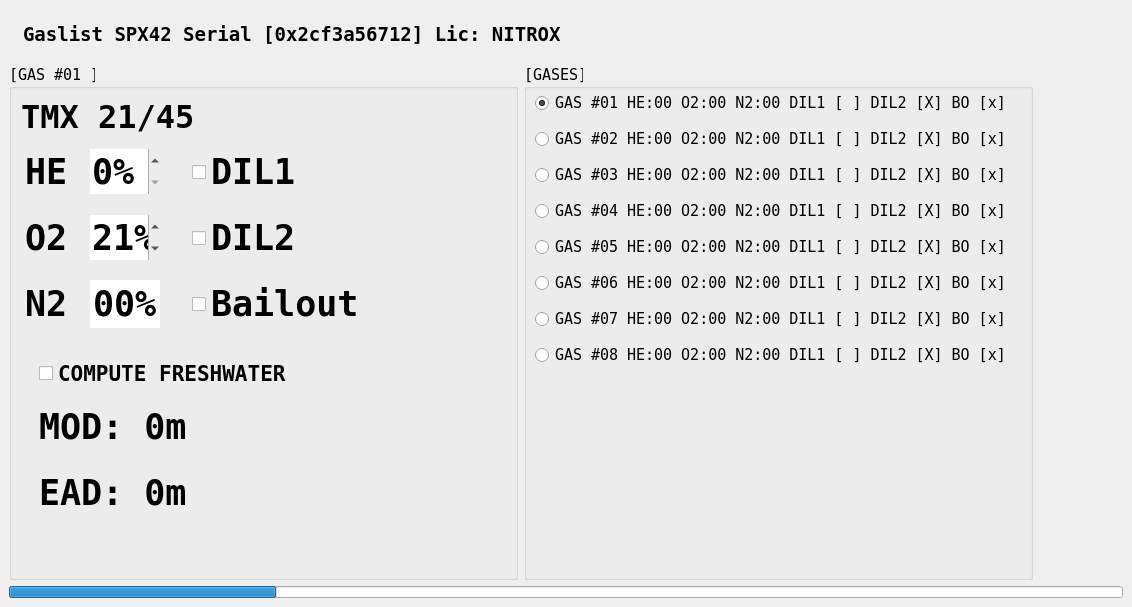
<?xml version="1.0" encoding="UTF-8"?>
<ui version="4.0">
 <class>GasForm</class>
 <widget class="QWidget" name="GasForm">
  <property name="geometry">
   <rect>
    <x>0</x>
    <y>0</y>
    <width>1132</width>
    <height>607</height>
   </rect>
  </property>
  <property name="font">
   <font>
    <family>DejaVu Sans Mono</family>
    <pointsize>11</pointsize>
   </font>
  </property>
  <property name="windowTitle">
   <string>Form</string>
  </property>
  <property name="locale">
   <locale language="English" country="UnitedStates"/>
  </property>
  <layout class="QVBoxLayout" name="verticalLayout">
   <property name="spacing">
    <number>6</number>
   </property>
   <property name="leftMargin">
    <number>9</number>
   </property>
   <property name="topMargin">
    <number>9</number>
   </property>
   <property name="rightMargin">
    <number>9</number>
   </property>
   <property name="bottomMargin">
    <number>9</number>
   </property>
   <item>
    <widget class="QWidget" name="HeaderWidget" native="true">
     <property name="minimumSize">
      <size>
       <width>800</width>
       <height>50</height>
      </size>
     </property>
     <property name="maximumSize">
      <size>
       <width>1024</width>
       <height>50</height>
      </size>
     </property>
     <layout class="QHBoxLayout" name="horizontalLayout_01">
      <property name="spacing">
       <number>0</number>
      </property>
      <property name="leftMargin">
       <number>0</number>
      </property>
      <property name="topMargin">
       <number>0</number>
      </property>
      <property name="rightMargin">
       <number>0</number>
      </property>
      <property name="bottomMargin">
       <number>0</number>
      </property>
      <item>
       <spacer name="horizontalSpacer">
        <property name="orientation">
         <enum>Qt::Horizontal</enum>
        </property>
        <property name="sizeType">
         <enum>QSizePolicy::Fixed</enum>
        </property>
        <property name="sizeHint" stdset="0">
         <size>
          <width>14</width>
          <height>20</height>
         </size>
        </property>
       </spacer>
      </item>
      <item>
       <widget class="QLabel" name="tabHeaderLabel">
        <property name="font">
         <font>
          <pointsize>14</pointsize>
          <weight>75</weight>
          <bold>true</bold>
         </font>
        </property>
        <property name="text">
         <string>Gaslist SPX42 Serial [0x2cf3a56712] Lic: NITROX</string>
        </property>
       </widget>
      </item>
      <item>
       <spacer name="horizontalSpacer_2">
        <property name="orientation">
         <enum>Qt::Horizontal</enum>
        </property>
        <property name="sizeHint" stdset="0">
         <size>
          <width>40</width>
          <height>20</height>
         </size>
        </property>
       </spacer>
      </item>
     </layout>
    </widget>
   </item>
   <item>
    <widget class="QWidget" name="gasGroupWidgetwidget" native="true">
     <property name="sizePolicy">
      <sizepolicy hsizetype="Maximum" vsizetype="Expanding">
       <horstretch>0</horstretch>
       <verstretch>0</verstretch>
      </sizepolicy>
     </property>
     <property name="maximumSize">
      <size>
       <width>1024</width>
       <height>16777215</height>
      </size>
     </property>
     <property name="font">
      <font>
       <stylestrategy>PreferAntialias</stylestrategy>
      </font>
     </property>
     <layout class="QHBoxLayout" name="horizontalLayout_4">
      <property name="leftMargin">
       <number>0</number>
      </property>
      <property name="topMargin">
       <number>0</number>
      </property>
      <property name="rightMargin">
       <number>0</number>
      </property>
      <property name="bottomMargin">
       <number>0</number>
      </property>
      <item>
       <widget class="QGroupBox" name="currGasGroupBox">
        <property name="sizePolicy">
         <sizepolicy hsizetype="Expanding" vsizetype="Maximum">
          <horstretch>0</horstretch>
          <verstretch>0</verstretch>
         </sizepolicy>
        </property>
        <property name="minimumSize">
         <size>
          <width>420</width>
          <height>280</height>
         </size>
        </property>
        <property name="maximumSize">
         <size>
          <width>1024</width>
          <height>65535</height>
         </size>
        </property>
        <property name="font">
         <font>
          <stylestrategy>PreferAntialias</stylestrategy>
         </font>
        </property>
        <property name="statusTip">
         <string>gas propertys...</string>
        </property>
        <property name="title">
         <string>[GAS #01 ]</string>
        </property>
        <property name="alignment">
         <set>Qt::AlignLeading|Qt::AlignLeft|Qt::AlignTop</set>
        </property>
        <property name="flat">
         <bool>false</bool>
        </property>
        <layout class="QVBoxLayout" name="verticalLayout_2">
         <item>
          <widget class="QLabel" name="currNameLabel">
           <property name="minimumSize">
            <size>
             <width>80</width>
             <height>0</height>
            </size>
           </property>
           <property name="maximumSize">
            <size>
             <width>65535</width>
             <height>60</height>
            </size>
           </property>
           <property name="font">
            <font>
             <pointsize>24</pointsize>
             <weight>75</weight>
             <bold>true</bold>
            </font>
           </property>
           <property name="text">
            <string>TMX 21/45</string>
           </property>
           <property name="textFormat">
            <enum>Qt::PlainText</enum>
           </property>
           <property name="alignment">
            <set>Qt::AlignLeading|Qt::AlignLeft|Qt::AlignVCenter</set>
           </property>
          </widget>
         </item>
         <item>
          <widget class="QWidget" name="lineOneWidget" native="true">
           <property name="sizePolicy">
            <sizepolicy hsizetype="MinimumExpanding" vsizetype="Minimum">
             <horstretch>0</horstretch>
             <verstretch>0</verstretch>
            </sizepolicy>
           </property>
           <property name="minimumSize">
            <size>
             <width>0</width>
             <height>60</height>
            </size>
           </property>
           <property name="maximumSize">
            <size>
             <width>1024</width>
             <height>65</height>
            </size>
           </property>
           <layout class="QHBoxLayout" name="horizontalLayout">
            <property name="spacing">
             <number>8</number>
            </property>
            <property name="leftMargin">
             <number>4</number>
            </property>
            <property name="topMargin">
             <number>4</number>
            </property>
            <property name="rightMargin">
             <number>4</number>
            </property>
            <property name="bottomMargin">
             <number>4</number>
            </property>
            <item>
             <widget class="QLabel" name="currHELabel">
              <property name="sizePolicy">
               <sizepolicy hsizetype="Fixed" vsizetype="Preferred">
                <horstretch>0</horstretch>
                <verstretch>0</verstretch>
               </sizepolicy>
              </property>
              <property name="minimumSize">
               <size>
                <width>45</width>
                <height>0</height>
               </size>
              </property>
              <property name="maximumSize">
               <size>
                <width>45</width>
                <height>16777215</height>
               </size>
              </property>
              <property name="font">
               <font>
                <pointsize>26</pointsize>
                <weight>75</weight>
                <bold>true</bold>
               </font>
              </property>
              <property name="text">
               <string>HE</string>
              </property>
             </widget>
            </item>
            <item>
             <spacer name="horizontalSpacer_5">
              <property name="orientation">
               <enum>Qt::Horizontal</enum>
              </property>
              <property name="sizeType">
               <enum>QSizePolicy::Fixed</enum>
              </property>
              <property name="sizeHint" stdset="0">
               <size>
                <width>12</width>
                <height>20</height>
               </size>
              </property>
             </spacer>
            </item>
            <item>
             <widget class="QSpinBox" name="currHESpinBox">
              <property name="sizePolicy">
               <sizepolicy hsizetype="Fixed" vsizetype="Fixed">
                <horstretch>0</horstretch>
                <verstretch>0</verstretch>
               </sizepolicy>
              </property>
              <property name="minimumSize">
               <size>
                <width>70</width>
                <height>0</height>
               </size>
              </property>
              <property name="maximumSize">
               <size>
                <width>70</width>
                <height>16777215</height>
               </size>
              </property>
              <property name="font">
               <font>
                <pointsize>26</pointsize>
                <weight>75</weight>
                <bold>true</bold>
                <kerning>false</kerning>
               </font>
              </property>
              <property name="cursor">
               <cursorShape>ArrowCursor</cursorShape>
              </property>
              <property name="toolTip">
               <string>helium percent value...</string>
              </property>
              <property name="statusTip">
               <string>helium quantity (noticed license)...</string>
              </property>
              <property name="frame">
               <bool>false</bool>
              </property>
              <property name="buttonSymbols">
               <enum>QAbstractSpinBox::UpDownArrows</enum>
              </property>
              <property name="accelerated">
               <bool>true</bool>
              </property>
              <property name="suffix">
               <string>%</string>
              </property>
              <property name="prefix">
               <string/>
              </property>
             </widget>
            </item>
            <item>
             <spacer name="horizontalSpacer_4">
              <property name="orientation">
               <enum>Qt::Horizontal</enum>
              </property>
              <property name="sizeType">
               <enum>QSizePolicy::Fixed</enum>
              </property>
              <property name="sizeHint" stdset="0">
               <size>
                <width>24</width>
                <height>20</height>
               </size>
              </property>
             </spacer>
            </item>
            <item>
             <widget class="QCheckBox" name="currdil01CheckBox">
              <property name="sizePolicy">
               <sizepolicy hsizetype="Maximum" vsizetype="Fixed">
                <horstretch>0</horstretch>
                <verstretch>0</verstretch>
               </sizepolicy>
              </property>
              <property name="minimumSize">
               <size>
                <width>180</width>
                <height>0</height>
               </size>
              </property>
              <property name="font">
               <font>
                <pointsize>26</pointsize>
                <weight>75</weight>
                <bold>true</bold>
               </font>
              </property>
              <property name="statusTip">
               <string>diluent #1...</string>
              </property>
              <property name="text">
               <string>DIL1</string>
              </property>
             </widget>
            </item>
            <item>
             <spacer name="horizontalSpacer_3">
              <property name="orientation">
               <enum>Qt::Horizontal</enum>
              </property>
              <property name="sizeHint" stdset="0">
               <size>
                <width>104</width>
                <height>20</height>
               </size>
              </property>
             </spacer>
            </item>
           </layout>
          </widget>
         </item>
         <item>
          <widget class="QWidget" name="lineTwoWidget" native="true">
           <property name="sizePolicy">
            <sizepolicy hsizetype="MinimumExpanding" vsizetype="Minimum">
             <horstretch>0</horstretch>
             <verstretch>0</verstretch>
            </sizepolicy>
           </property>
           <property name="minimumSize">
            <size>
             <width>0</width>
             <height>60</height>
            </size>
           </property>
           <property name="maximumSize">
            <size>
             <width>1024</width>
             <height>65</height>
            </size>
           </property>
           <layout class="QHBoxLayout" name="horizontalLayout_3">
            <property name="spacing">
             <number>8</number>
            </property>
            <property name="leftMargin">
             <number>4</number>
            </property>
            <property name="topMargin">
             <number>4</number>
            </property>
            <property name="rightMargin">
             <number>4</number>
            </property>
            <property name="bottomMargin">
             <number>4</number>
            </property>
            <item>
             <widget class="QLabel" name="currO2Label">
              <property name="sizePolicy">
               <sizepolicy hsizetype="Fixed" vsizetype="Preferred">
                <horstretch>0</horstretch>
                <verstretch>0</verstretch>
               </sizepolicy>
              </property>
              <property name="minimumSize">
               <size>
                <width>45</width>
                <height>0</height>
               </size>
              </property>
              <property name="maximumSize">
               <size>
                <width>45</width>
                <height>16777215</height>
               </size>
              </property>
              <property name="font">
               <font>
                <pointsize>26</pointsize>
                <weight>75</weight>
                <bold>true</bold>
               </font>
              </property>
              <property name="text">
               <string>O2</string>
              </property>
             </widget>
            </item>
            <item>
             <spacer name="horizontalSpacer_6">
              <property name="orientation">
               <enum>Qt::Horizontal</enum>
              </property>
              <property name="sizeType">
               <enum>QSizePolicy::Fixed</enum>
              </property>
              <property name="sizeHint" stdset="0">
               <size>
                <width>12</width>
                <height>20</height>
               </size>
              </property>
             </spacer>
            </item>
            <item>
             <widget class="QSpinBox" name="currO2spinBox">
              <property name="sizePolicy">
               <sizepolicy hsizetype="Fixed" vsizetype="Fixed">
                <horstretch>0</horstretch>
                <verstretch>0</verstretch>
               </sizepolicy>
              </property>
              <property name="minimumSize">
               <size>
                <width>70</width>
                <height>0</height>
               </size>
              </property>
              <property name="maximumSize">
               <size>
                <width>70</width>
                <height>16777215</height>
               </size>
              </property>
              <property name="font">
               <font>
                <pointsize>26</pointsize>
                <weight>75</weight>
                <bold>true</bold>
                <kerning>false</kerning>
               </font>
              </property>
              <property name="cursor">
               <cursorShape>ArrowCursor</cursorShape>
              </property>
              <property name="toolTip">
               <string>oxigen percent value...</string>
              </property>
              <property name="statusTip">
               <string>oxygen quantity (noticed license)...</string>
              </property>
              <property name="frame">
               <bool>false</bool>
              </property>
              <property name="buttonSymbols">
               <enum>QAbstractSpinBox::UpDownArrows</enum>
              </property>
              <property name="accelerated">
               <bool>true</bool>
              </property>
              <property name="suffix">
               <string>%</string>
              </property>
              <property name="prefix">
               <string/>
              </property>
              <property name="maximum">
               <number>100</number>
              </property>
              <property name="value">
               <number>21</number>
              </property>
             </widget>
            </item>
            <item>
             <spacer name="horizontalSpacer_8">
              <property name="orientation">
               <enum>Qt::Horizontal</enum>
              </property>
              <property name="sizeType">
               <enum>QSizePolicy::Fixed</enum>
              </property>
              <property name="sizeHint" stdset="0">
               <size>
                <width>24</width>
                <height>20</height>
               </size>
              </property>
             </spacer>
            </item>
            <item>
             <widget class="QCheckBox" name="currdil02CheckBox">
              <property name="sizePolicy">
               <sizepolicy hsizetype="Maximum" vsizetype="Fixed">
                <horstretch>0</horstretch>
                <verstretch>0</verstretch>
               </sizepolicy>
              </property>
              <property name="minimumSize">
               <size>
                <width>180</width>
                <height>0</height>
               </size>
              </property>
              <property name="font">
               <font>
                <pointsize>26</pointsize>
                <weight>75</weight>
                <bold>true</bold>
               </font>
              </property>
              <property name="statusTip">
               <string>diluent #2...</string>
              </property>
              <property name="text">
               <string>DIL2</string>
              </property>
             </widget>
            </item>
            <item>
             <spacer name="horizontalSpacer_10">
              <property name="orientation">
               <enum>Qt::Horizontal</enum>
              </property>
              <property name="sizeType">
               <enum>QSizePolicy::Expanding</enum>
              </property>
              <property name="sizeHint" stdset="0">
               <size>
                <width>104</width>
                <height>20</height>
               </size>
              </property>
             </spacer>
            </item>
           </layout>
          </widget>
         </item>
         <item>
          <widget class="QWidget" name="lineThreeWidget" native="true">
           <property name="sizePolicy">
            <sizepolicy hsizetype="MinimumExpanding" vsizetype="Minimum">
             <horstretch>0</horstretch>
             <verstretch>0</verstretch>
            </sizepolicy>
           </property>
           <property name="minimumSize">
            <size>
             <width>0</width>
             <height>60</height>
            </size>
           </property>
           <property name="maximumSize">
            <size>
             <width>1024</width>
             <height>65</height>
            </size>
           </property>
           <layout class="QHBoxLayout" name="horizontalLayout_2">
            <property name="spacing">
             <number>8</number>
            </property>
            <property name="leftMargin">
             <number>4</number>
            </property>
            <property name="topMargin">
             <number>4</number>
            </property>
            <property name="rightMargin">
             <number>4</number>
            </property>
            <property name="bottomMargin">
             <number>4</number>
            </property>
            <item>
             <widget class="QLabel" name="currN2Label">
              <property name="sizePolicy">
               <sizepolicy hsizetype="Fixed" vsizetype="Preferred">
                <horstretch>0</horstretch>
                <verstretch>0</verstretch>
               </sizepolicy>
              </property>
              <property name="minimumSize">
               <size>
                <width>45</width>
                <height>0</height>
               </size>
              </property>
              <property name="maximumSize">
               <size>
                <width>45</width>
                <height>16777215</height>
               </size>
              </property>
              <property name="font">
               <font>
                <pointsize>26</pointsize>
                <weight>75</weight>
                <bold>true</bold>
               </font>
              </property>
              <property name="text">
               <string>N2</string>
              </property>
             </widget>
            </item>
            <item>
             <spacer name="horizontalSpacer_11">
              <property name="orientation">
               <enum>Qt::Horizontal</enum>
              </property>
              <property name="sizeType">
               <enum>QSizePolicy::Fixed</enum>
              </property>
              <property name="sizeHint" stdset="0">
               <size>
                <width>12</width>
                <height>20</height>
               </size>
              </property>
             </spacer>
            </item>
            <item>
             <widget class="QLineEdit" name="currN2LineEdit">
              <property name="sizePolicy">
               <sizepolicy hsizetype="Fixed" vsizetype="Fixed">
                <horstretch>0</horstretch>
                <verstretch>0</verstretch>
               </sizepolicy>
              </property>
              <property name="minimumSize">
               <size>
                <width>70</width>
                <height>0</height>
               </size>
              </property>
              <property name="maximumSize">
               <size>
                <width>70</width>
                <height>16777215</height>
               </size>
              </property>
              <property name="font">
               <font>
                <pointsize>26</pointsize>
                <weight>75</weight>
                <bold>true</bold>
                <kerning>false</kerning>
               </font>
              </property>
              <property name="cursor">
               <cursorShape>ArrowCursor</cursorShape>
              </property>
              <property name="toolTip">
               <string>result nitrogen value...</string>
              </property>
              <property name="statusTip">
               <string>nitrogen quantity (computed value)...</string>
              </property>
              <property name="inputMask">
               <string>00%</string>
              </property>
              <property name="text">
               <string>00%</string>
              </property>
              <property name="maxLength">
               <number>3</number>
              </property>
              <property name="frame">
               <bool>false</bool>
              </property>
              <property name="alignment">
               <set>Qt::AlignRight|Qt::AlignTrailing|Qt::AlignVCenter</set>
              </property>
              <property name="readOnly">
               <bool>true</bool>
              </property>
              <property name="placeholderText">
               <string>00%</string>
              </property>
             </widget>
            </item>
            <item>
             <spacer name="horizontalSpacer_9">
              <property name="orientation">
               <enum>Qt::Horizontal</enum>
              </property>
              <property name="sizeType">
               <enum>QSizePolicy::Fixed</enum>
              </property>
              <property name="sizeHint" stdset="0">
               <size>
                <width>24</width>
                <height>20</height>
               </size>
              </property>
             </spacer>
            </item>
            <item>
             <widget class="QCheckBox" name="currbailoutCheckBox">
              <property name="sizePolicy">
               <sizepolicy hsizetype="Maximum" vsizetype="Fixed">
                <horstretch>0</horstretch>
                <verstretch>0</verstretch>
               </sizepolicy>
              </property>
              <property name="minimumSize">
               <size>
                <width>180</width>
                <height>0</height>
               </size>
              </property>
              <property name="font">
               <font>
                <pointsize>26</pointsize>
                <weight>75</weight>
                <bold>true</bold>
               </font>
              </property>
              <property name="statusTip">
               <string>bailout gas...</string>
              </property>
              <property name="text">
               <string>Bailout</string>
              </property>
             </widget>
            </item>
            <item>
             <spacer name="horizontalSpacer_7">
              <property name="orientation">
               <enum>Qt::Horizontal</enum>
              </property>
              <property name="sizeHint" stdset="0">
               <size>
                <width>98</width>
                <height>20</height>
               </size>
              </property>
             </spacer>
            </item>
           </layout>
          </widget>
         </item>
         <item>
          <spacer name="verticalSpacer_3">
           <property name="orientation">
            <enum>Qt::Vertical</enum>
           </property>
           <property name="sizeType">
            <enum>QSizePolicy::Fixed</enum>
           </property>
           <property name="sizeHint" stdset="0">
            <size>
             <width>20</width>
             <height>16</height>
            </size>
           </property>
          </spacer>
         </item>
         <item>
          <widget class="QWidget" name="lineFourWidget" native="true">
           <property name="sizePolicy">
            <sizepolicy hsizetype="MinimumExpanding" vsizetype="Minimum">
             <horstretch>0</horstretch>
             <verstretch>0</verstretch>
            </sizepolicy>
           </property>
           <property name="minimumSize">
            <size>
             <width>0</width>
             <height>35</height>
            </size>
           </property>
           <property name="maximumSize">
            <size>
             <width>1024</width>
             <height>45</height>
            </size>
           </property>
           <property name="statusTip">
            <string>equivalent air depth for this gas...</string>
           </property>
           <layout class="QHBoxLayout" name="horizontalLayout_8">
            <property name="spacing">
             <number>8</number>
            </property>
            <property name="leftMargin">
             <number>18</number>
            </property>
            <property name="topMargin">
             <number>4</number>
            </property>
            <property name="rightMargin">
             <number>4</number>
            </property>
            <property name="bottomMargin">
             <number>4</number>
            </property>
            <item>
             <widget class="QCheckBox" name="currWaterTypeCheckBox">
              <property name="font">
               <font>
                <pointsize>16</pointsize>
                <weight>75</weight>
                <bold>true</bold>
               </font>
              </property>
              <property name="statusTip">
               <string>compute mod and ead for freshwater or saltwater...</string>
              </property>
              <property name="text">
               <string>COMPUTE FRESHWATER</string>
              </property>
              <property name="checkable">
               <bool>true</bool>
              </property>
             </widget>
            </item>
            <item>
             <spacer name="horizontalSpacer_17">
              <property name="orientation">
               <enum>Qt::Horizontal</enum>
              </property>
              <property name="sizeType">
               <enum>QSizePolicy::Expanding</enum>
              </property>
              <property name="sizeHint" stdset="0">
               <size>
                <width>4</width>
                <height>20</height>
               </size>
              </property>
             </spacer>
            </item>
           </layout>
          </widget>
         </item>
         <item>
          <widget class="QWidget" name="lineFiveWidget" native="true">
           <property name="sizePolicy">
            <sizepolicy hsizetype="MinimumExpanding" vsizetype="Minimum">
             <horstretch>0</horstretch>
             <verstretch>0</verstretch>
            </sizepolicy>
           </property>
           <property name="minimumSize">
            <size>
             <width>0</width>
             <height>60</height>
            </size>
           </property>
           <property name="maximumSize">
            <size>
             <width>1024</width>
             <height>65</height>
            </size>
           </property>
           <property name="statusTip">
            <string>maximum oxigen depth for this gas (1.6 bar)...</string>
           </property>
           <layout class="QHBoxLayout" name="horizontalLayout_5">
            <property name="spacing">
             <number>8</number>
            </property>
            <property name="leftMargin">
             <number>18</number>
            </property>
            <property name="topMargin">
             <number>4</number>
            </property>
            <property name="rightMargin">
             <number>4</number>
            </property>
            <property name="bottomMargin">
             <number>4</number>
            </property>
            <item>
             <widget class="QLabel" name="currentMODLabel">
              <property name="font">
               <font>
                <pointsize>26</pointsize>
                <weight>75</weight>
                <bold>true</bold>
               </font>
              </property>
              <property name="text">
               <string>MOD: 0m</string>
              </property>
             </widget>
            </item>
            <item>
             <spacer name="horizontalSpacer_14">
              <property name="orientation">
               <enum>Qt::Horizontal</enum>
              </property>
              <property name="sizeType">
               <enum>QSizePolicy::Expanding</enum>
              </property>
              <property name="sizeHint" stdset="0">
               <size>
                <width>4</width>
                <height>20</height>
               </size>
              </property>
             </spacer>
            </item>
           </layout>
          </widget>
         </item>
         <item>
          <widget class="QWidget" name="lineSixWidget" native="true">
           <property name="sizePolicy">
            <sizepolicy hsizetype="MinimumExpanding" vsizetype="Minimum">
             <horstretch>0</horstretch>
             <verstretch>0</verstretch>
            </sizepolicy>
           </property>
           <property name="minimumSize">
            <size>
             <width>0</width>
             <height>60</height>
            </size>
           </property>
           <property name="maximumSize">
            <size>
             <width>1024</width>
             <height>65</height>
            </size>
           </property>
           <property name="statusTip">
            <string>equivalent air depth for this gas...</string>
           </property>
           <layout class="QHBoxLayout" name="horizontalLayout_6">
            <property name="spacing">
             <number>8</number>
            </property>
            <property name="leftMargin">
             <number>18</number>
            </property>
            <property name="topMargin">
             <number>4</number>
            </property>
            <property name="rightMargin">
             <number>4</number>
            </property>
            <property name="bottomMargin">
             <number>4</number>
            </property>
            <item>
             <widget class="QLabel" name="currentEADLabel">
              <property name="font">
               <font>
                <pointsize>26</pointsize>
                <weight>75</weight>
                <bold>true</bold>
               </font>
              </property>
              <property name="text">
               <string>EAD: 0m</string>
              </property>
             </widget>
            </item>
            <item>
             <spacer name="horizontalSpacer_15">
              <property name="orientation">
               <enum>Qt::Horizontal</enum>
              </property>
              <property name="sizeType">
               <enum>QSizePolicy::Expanding</enum>
              </property>
              <property name="sizeHint" stdset="0">
               <size>
                <width>4</width>
                <height>20</height>
               </size>
              </property>
             </spacer>
            </item>
           </layout>
          </widget>
         </item>
         <item>
          <spacer name="verticalSpacer">
           <property name="orientation">
            <enum>Qt::Vertical</enum>
           </property>
           <property name="sizeHint" stdset="0">
            <size>
             <width>20</width>
             <height>72</height>
            </size>
           </property>
          </spacer>
         </item>
        </layout>
       </widget>
      </item>
      <item>
       <widget class="QGroupBox" name="gasesGroupBox">
        <property name="sizePolicy">
         <sizepolicy hsizetype="Expanding" vsizetype="Preferred">
          <horstretch>0</horstretch>
          <verstretch>0</verstretch>
         </sizepolicy>
        </property>
        <property name="minimumSize">
         <size>
          <width>450</width>
          <height>0</height>
         </size>
        </property>
        <property name="title">
         <string>[GASES]</string>
        </property>
        <layout class="QVBoxLayout" name="verticalLayout_3">
         <property name="spacing">
          <number>8</number>
         </property>
         <property name="leftMargin">
          <number>8</number>
         </property>
         <property name="topMargin">
          <number>0</number>
         </property>
         <property name="rightMargin">
          <number>8</number>
         </property>
         <property name="bottomMargin">
          <number>0</number>
         </property>
         <item>
          <widget class="QRadioButton" name="gas01RadioButton">
           <property name="sizePolicy">
            <sizepolicy hsizetype="Expanding" vsizetype="MinimumExpanding">
             <horstretch>0</horstretch>
             <verstretch>0</verstretch>
            </sizepolicy>
           </property>
           <property name="minimumSize">
            <size>
             <width>0</width>
             <height>18</height>
            </size>
           </property>
           <property name="maximumSize">
            <size>
             <width>16777215</width>
             <height>28</height>
            </size>
           </property>
           <property name="font">
            <font>
             <kerning>false</kerning>
            </font>
           </property>
           <property name="text">
            <string>GAS #01 HE:00 O2:00 N2:00 DIL1 [ ] DIL2 [X] BO [x]</string>
           </property>
           <property name="checked">
            <bool>true</bool>
           </property>
          </widget>
         </item>
         <item>
          <widget class="QRadioButton" name="gas02RadioButton">
           <property name="sizePolicy">
            <sizepolicy hsizetype="Expanding" vsizetype="MinimumExpanding">
             <horstretch>0</horstretch>
             <verstretch>0</verstretch>
            </sizepolicy>
           </property>
           <property name="minimumSize">
            <size>
             <width>0</width>
             <height>18</height>
            </size>
           </property>
           <property name="maximumSize">
            <size>
             <width>16777215</width>
             <height>28</height>
            </size>
           </property>
           <property name="font">
            <font>
             <kerning>false</kerning>
            </font>
           </property>
           <property name="text">
            <string>GAS #02 HE:00 O2:00 N2:00 DIL1 [ ] DIL2 [X] BO [x]</string>
           </property>
          </widget>
         </item>
         <item>
          <widget class="QRadioButton" name="gas03RadioButton">
           <property name="sizePolicy">
            <sizepolicy hsizetype="Expanding" vsizetype="MinimumExpanding">
             <horstretch>0</horstretch>
             <verstretch>0</verstretch>
            </sizepolicy>
           </property>
           <property name="minimumSize">
            <size>
             <width>0</width>
             <height>18</height>
            </size>
           </property>
           <property name="maximumSize">
            <size>
             <width>16777215</width>
             <height>28</height>
            </size>
           </property>
           <property name="font">
            <font>
             <kerning>false</kerning>
            </font>
           </property>
           <property name="text">
            <string>GAS #03 HE:00 O2:00 N2:00 DIL1 [ ] DIL2 [X] BO [x]</string>
           </property>
          </widget>
         </item>
         <item>
          <widget class="QRadioButton" name="gas04RadioButton">
           <property name="sizePolicy">
            <sizepolicy hsizetype="Expanding" vsizetype="MinimumExpanding">
             <horstretch>0</horstretch>
             <verstretch>0</verstretch>
            </sizepolicy>
           </property>
           <property name="minimumSize">
            <size>
             <width>0</width>
             <height>18</height>
            </size>
           </property>
           <property name="maximumSize">
            <size>
             <width>16777215</width>
             <height>28</height>
            </size>
           </property>
           <property name="font">
            <font>
             <kerning>false</kerning>
            </font>
           </property>
           <property name="text">
            <string>GAS #04 HE:00 O2:00 N2:00 DIL1 [ ] DIL2 [X] BO [x]</string>
           </property>
          </widget>
         </item>
         <item>
          <widget class="QRadioButton" name="gas05RadioButton">
           <property name="sizePolicy">
            <sizepolicy hsizetype="Expanding" vsizetype="MinimumExpanding">
             <horstretch>0</horstretch>
             <verstretch>0</verstretch>
            </sizepolicy>
           </property>
           <property name="minimumSize">
            <size>
             <width>0</width>
             <height>18</height>
            </size>
           </property>
           <property name="maximumSize">
            <size>
             <width>16777215</width>
             <height>28</height>
            </size>
           </property>
           <property name="font">
            <font>
             <kerning>false</kerning>
            </font>
           </property>
           <property name="text">
            <string>GAS #05 HE:00 O2:00 N2:00 DIL1 [ ] DIL2 [X] BO [x]</string>
           </property>
          </widget>
         </item>
         <item>
          <widget class="QRadioButton" name="gas06RadioButton">
           <property name="sizePolicy">
            <sizepolicy hsizetype="Expanding" vsizetype="MinimumExpanding">
             <horstretch>0</horstretch>
             <verstretch>0</verstretch>
            </sizepolicy>
           </property>
           <property name="minimumSize">
            <size>
             <width>0</width>
             <height>18</height>
            </size>
           </property>
           <property name="maximumSize">
            <size>
             <width>16777215</width>
             <height>28</height>
            </size>
           </property>
           <property name="font">
            <font>
             <kerning>false</kerning>
            </font>
           </property>
           <property name="text">
            <string>GAS #06 HE:00 O2:00 N2:00 DIL1 [ ] DIL2 [X] BO [x]</string>
           </property>
          </widget>
         </item>
         <item>
          <widget class="QRadioButton" name="gas07RadioButton">
           <property name="sizePolicy">
            <sizepolicy hsizetype="Expanding" vsizetype="MinimumExpanding">
             <horstretch>0</horstretch>
             <verstretch>0</verstretch>
            </sizepolicy>
           </property>
           <property name="minimumSize">
            <size>
             <width>0</width>
             <height>18</height>
            </size>
           </property>
           <property name="maximumSize">
            <size>
             <width>16777215</width>
             <height>28</height>
            </size>
           </property>
           <property name="font">
            <font>
             <kerning>false</kerning>
            </font>
           </property>
           <property name="text">
            <string>GAS #07 HE:00 O2:00 N2:00 DIL1 [ ] DIL2 [X] BO [x]</string>
           </property>
          </widget>
         </item>
         <item>
          <widget class="QRadioButton" name="gas08RadioButton">
           <property name="sizePolicy">
            <sizepolicy hsizetype="Expanding" vsizetype="MinimumExpanding">
             <horstretch>0</horstretch>
             <verstretch>0</verstretch>
            </sizepolicy>
           </property>
           <property name="minimumSize">
            <size>
             <width>0</width>
             <height>18</height>
            </size>
           </property>
           <property name="maximumSize">
            <size>
             <width>16777215</width>
             <height>28</height>
            </size>
           </property>
           <property name="font">
            <font>
             <kerning>false</kerning>
            </font>
           </property>
           <property name="text">
            <string>GAS #08 HE:00 O2:00 N2:00 DIL1 [ ] DIL2 [X] BO [x]</string>
           </property>
          </widget>
         </item>
         <item>
          <spacer name="verticalSpacer_2">
           <property name="orientation">
            <enum>Qt::Vertical</enum>
           </property>
           <property name="sizeHint" stdset="0">
            <size>
             <width>20</width>
             <height>197</height>
            </size>
           </property>
          </spacer>
         </item>
        </layout>
       </widget>
      </item>
     </layout>
    </widget>
   </item>
   <item>
    <widget class="QProgressBar" name="transferProgressBar">
     <property name="minimumSize">
      <size>
       <width>0</width>
       <height>12</height>
      </size>
     </property>
     <property name="maximumSize">
      <size>
       <width>16777215</width>
       <height>12</height>
      </size>
     </property>
     <property name="statusTip">
      <string>transfer status...</string>
     </property>
     <property name="value">
      <number>24</number>
     </property>
     <property name="textVisible">
      <bool>false</bool>
     </property>
     <property name="format">
      <string notr="true">%p%</string>
     </property>
    </widget>
   </item>
  </layout>
 </widget>
 <resources/>
 <connections/>
</ui>
